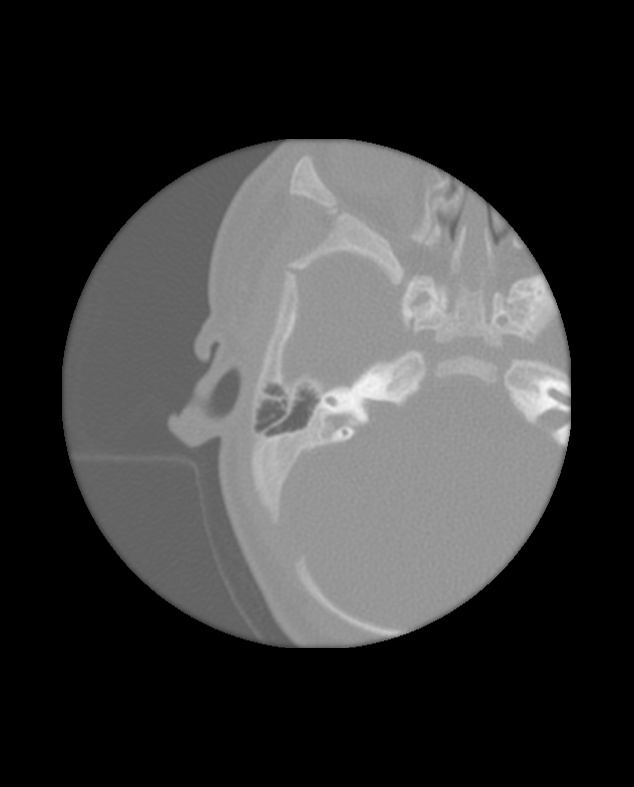
#> input picture test_images/20_masked.jpg, 634 x 787 px, found by its file name
$ python canny.py
#> lines starting #> are read from the running program, lines starting #| are printed output that depends on the picture; after the words box and inside, x2 and y2 are one past the last pixel; in counts of white or black regions, pixels touching at a corner belong together
""" Basic canny edge detection with some parameters that could be adjusted by
machine learning """

import cv2
import os
import sys
import numpy as np
from matplotlib import pyplot as plt

def canny(img, lowThreshold, ratio, ap_size):
	#use canny filter with passed parameters
	detected_edges = cv2.Canny(img, lowThreshold, lowThreshold*ratio)
	return detected_edges

def main():
	img = cv2.imread('20_masked.jpg',0)
#> img is the input picture: shape (787, 634); min 0, max 247, mean 57.3
	detected_edges = canny(img, 1, 200, 3)
#> in canny, `detected_edges = cv2.Canny(img, lowThreshold, lowThreshold*ratio)`:
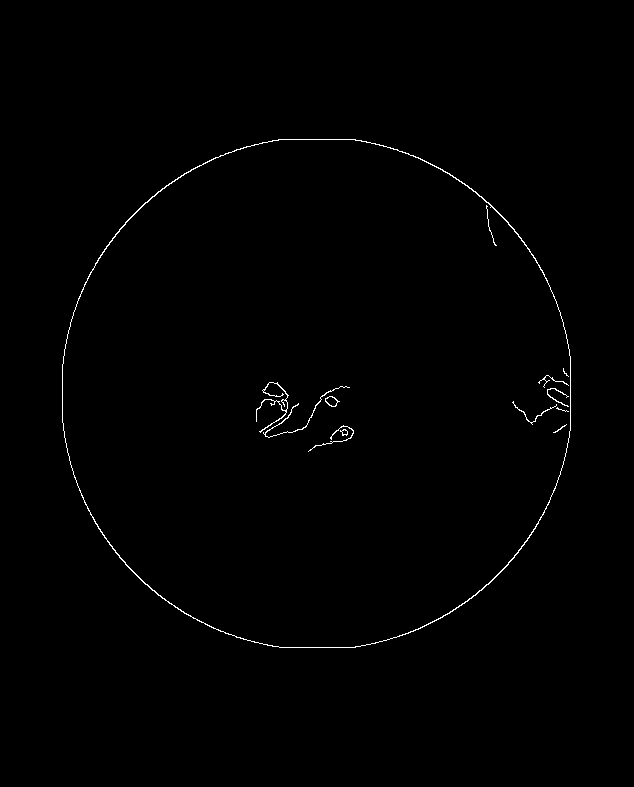
#> detected_edges: shape (787, 634); 0.56% white in thin lines or dots, all inside (x1, y1, x2, y2) = (62, 139, 571, 648)
	cv2.imshow('img', detected_edges)                                   # Display
	cv2.waitKey(0)
	detected_edges_stack = np.dstack([detected_edges]*3)    # Create 3-channel alpha mask
	#-- Blend masked img into MASK_COLOR background --------------------------------------
	detected_edges_stack  = detected_edges_stack.astype('float32') / 255.0          # Use float matrices
	detected_edges_stack = (detected_edges_stack * 255).astype('uint8')             # Convert back to 8-bit
	img_out = cv2.cvtColor(detected_edges_stack,cv2.COLOR_BGR2GRAY)  # Convert back to 8-bit

	cv2.imshow('img', img_out)                                   # Display
	cv2.waitKey(0)
	cv2.imwrite('20_canny.jpg',img_out)
	return 0

if __name__ == "__main__":
	sys.exit(main())
#> (the program exits here)
